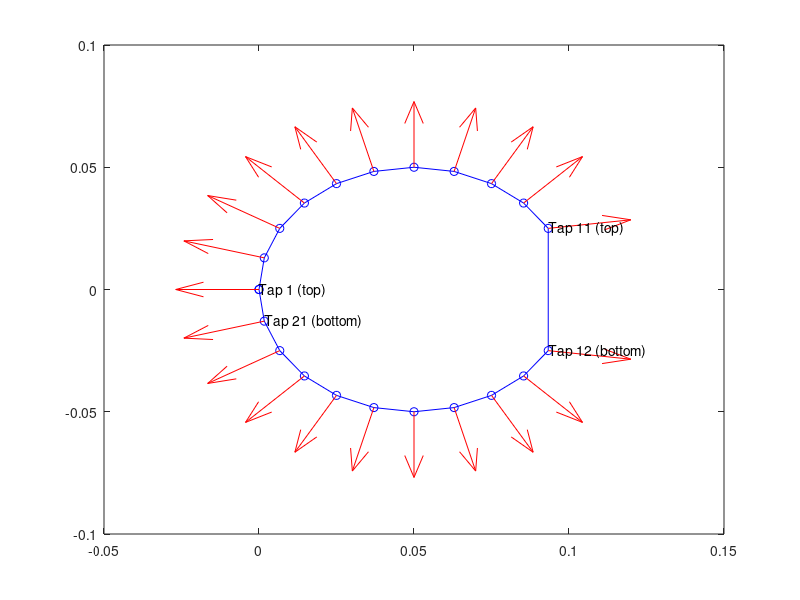

This chart was generated by the following MATLAB code:
function [ xn, yn, u, v ] = cylinder_normals()
%Code for outputting the Cylinder Surface Normals
%   aoa = current angle of attack (degrees)
% OUTPUTS: xn,yn pointer vectors from leading edge of cylinder
% u,v are the x and y components of the surface normals

r = 0.1/2;      %Cyl. radius (m)
dtheta = 15;    %Distance between each tap
%Generate angular locations%
%No taps at 30,0,-30 degrees (sting support)
theta = [180:-dtheta:30 -30:-dtheta:-165]'; 

    xn = r.*cos(theta.*pi./180) + r;%switch to cartesian
    yn = r.*sin(theta.*pi./180) ;

%Find Surface Normals%
xL = circshift(xn,[1,0]); xR = circshift(xn,[-1,0]); %Generate x and y area
yL = circshift(yn,[1,0]); yR = circshift(yn,[-1,0]); %elements that P acts on
    m = sqrt((xL-xR).^2 + (yL-yR).^2);
    v = (xR - xL)./m;
    u = (yL - yR)./m;
    
% Plot actual cylinder % 
figure(2)
    plot([xn;0],[yn;0],'bo-')
    hold on
%Plot surface  normals%
 quiver(xn,yn,u,v,'r');
    %Add some useful text%
    text(xn(1),yn(1),'Tap 1 (top)')
    text(xn(end),yn(end),'Tap 21 (bottom)')
    stag = find(xn == max(xn),1);
    text(xn(stag),yn(stag),'Tap 11 (top)')
    text(xn(stag+1),yn(stag+1),'Tap 12 (bottom)')
  hold off 
    
    
end

